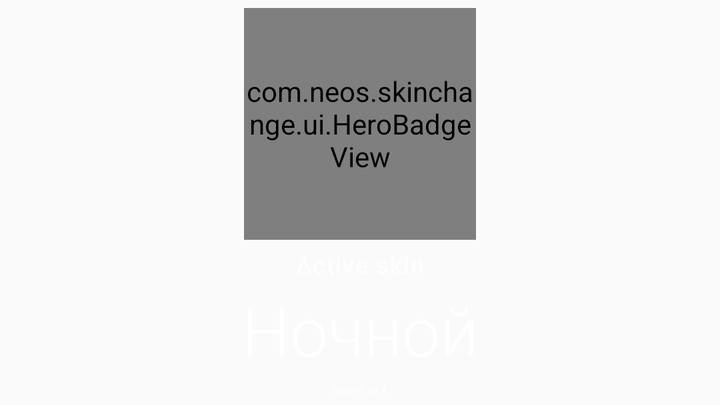
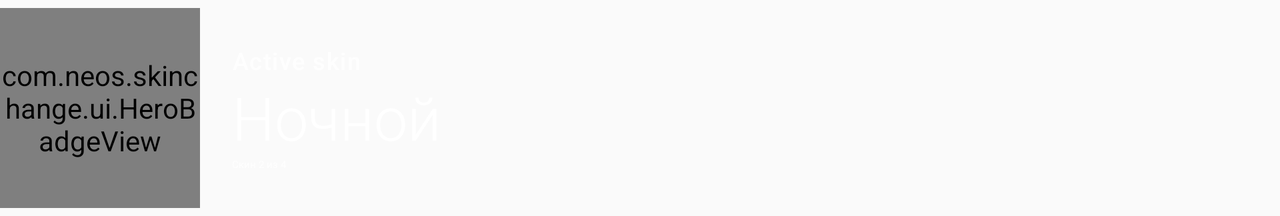

An Android layout and its configuration variant, each rendered on a device that would load it. The default file and the variant file are quoted in full after the pictures.
<!-- AndroidManifest.xml: application theme AppTheme -->
<!-- res/layout/view_hero.xml -->
<?xml version="1.0" encoding="utf-8"?>
<LinearLayout xmlns:android="http://schemas.android.com/apk/res/android"
    xmlns:app="http://schemas.android.com/apk/res-auto"
    xmlns:tools="http://schemas.android.com/tools"
    android:id="@+id/hero"
    android:layout_width="match_parent"
    android:layout_height="wrap_content"
    android:gravity="center_horizontal"
    android:orientation="vertical"
    android:paddingTop="4dp"
    android:paddingBottom="4dp">

    <FrameLayout
        android:id="@+id/hero_badge"
        android:layout_width="@dimen/hero_icon"
        android:layout_height="@dimen/hero_icon">

        <com.neos.skinchange.ui.HeroBadgeView
            android:id="@+id/hero_glow"
            android:layout_width="match_parent"
            android:layout_height="match_parent"
            android:importantForAccessibility="no" />

        <ImageView
            android:id="@+id/hero_icon"
            android:layout_width="48dp"
            android:layout_height="48dp"
            android:layout_gravity="center"
            android:importantForAccessibility="no"
            android:src="@drawable/ic_palette"
            app:tint="@color/on_skin" />
    </FrameLayout>

    <TextView
        android:id="@+id/hero_label"
        android:layout_width="wrap_content"
        android:layout_height="wrap_content"
        android:layout_marginTop="4dp"
        android:text="@string/hero_label"
        android:textAppearance="@style/TextAppearance.Skin.Label" />

    <TextView
        android:id="@+id/hero_name"
        android:layout_width="match_parent"
        android:layout_height="wrap_content"
        android:layout_marginTop="2dp"
        android:ellipsize="end"
        android:fontFamily="sans-serif-light"
        android:gravity="center"
        android:maxLines="2"
        android:textColor="@color/on_skin"
        android:textSize="@dimen/hero_name"
        tools:text="Ночной" />

    <TextView
        android:id="@+id/hero_sub"
        android:layout_width="wrap_content"
        android:layout_height="wrap_content"
        android:layout_marginTop="4dp"
        android:textAppearance="?attr/textAppearanceBodyMedium"
        android:textColor="@color/on_skin_muted"
        tools:text="Скин 2 из 4" />
</LinearLayout>
<!-- resources referenced by this layout -->
<resources>
  <color name="on_skin">#FFFFFF</color>
  <color name="on_skin_muted">#CCFFFFFF</color>
  <dimen name="hero_icon">116dp</dimen>
  <dimen name="hero_name">34sp</dimen>
  <string name="hero_label">Active skin</string>
  <style name="TextAppearance.Skin.Label" parent="TextAppearance.Material3.LabelMedium">
          <item name="android:textColor">@color/on_skin_muted</item>
      </style>
  <!-- from res/values-v35/ -->
  <style name="AppTheme" parent="Theme.AppCompat.DayNight.DarkActionBar">
          <item name="colorPrimary">#37474F</item>
          <item name="colorPrimaryDark">#263238</item>
          <item name="colorAccent">#FF8F00</item>
          <item name="android:windowOptOutEdgeToEdgeEnforcement">true</item>
      </style>
</resources>
<!-- res/layout-land/view_hero.xml (the repository's variant of the layout above) -->
<!-- drawn on the phone turned sideways -->
<?xml version="1.0" encoding="utf-8"?>
<LinearLayout xmlns:android="http://schemas.android.com/apk/res/android"
    xmlns:app="http://schemas.android.com/apk/res-auto"
    xmlns:tools="http://schemas.android.com/tools"
    android:id="@+id/hero"
    android:layout_width="match_parent"
    android:layout_height="wrap_content"
    android:baselineAligned="false"
    android:gravity="center_vertical"
    android:orientation="horizontal"
    android:paddingTop="4dp"
    android:paddingBottom="4dp">

    <FrameLayout
        android:id="@+id/hero_badge"
        android:layout_width="@dimen/hero_icon"
        android:layout_height="@dimen/hero_icon">

        <com.neos.skinchange.ui.HeroBadgeView
            android:id="@+id/hero_glow"
            android:layout_width="match_parent"
            android:layout_height="match_parent"
            android:importantForAccessibility="no" />

        <ImageView
            android:id="@+id/hero_icon"
            android:layout_width="40dp"
            android:layout_height="40dp"
            android:layout_gravity="center"
            android:importantForAccessibility="no"
            android:src="@drawable/ic_palette"
            app:tint="@color/on_skin" />
    </FrameLayout>

    <LinearLayout
        android:layout_width="0dp"
        android:layout_height="wrap_content"
        android:layout_marginStart="16dp"
        android:layout_weight="1"
        android:orientation="vertical">

        <TextView
            android:id="@+id/hero_label"
            android:layout_width="wrap_content"
            android:layout_height="wrap_content"
            android:text="@string/hero_label"
            android:textAppearance="@style/TextAppearance.Skin.Label" />

        <TextView
            android:id="@+id/hero_name"
            android:layout_width="match_parent"
            android:layout_height="wrap_content"
            android:ellipsize="end"
            android:fontFamily="sans-serif-light"
            android:maxLines="2"
            android:textColor="@color/on_skin"
            android:textSize="@dimen/hero_name"
            tools:text="Ночной" />

        <TextView
            android:id="@+id/hero_sub"
            android:layout_width="wrap_content"
            android:layout_height="wrap_content"
            android:textAppearance="?attr/textAppearanceBodyMedium"
            android:textColor="@color/on_skin_muted"
            tools:text="Скин 2 из 4" />
    </LinearLayout>
</LinearLayout>
<!-- resources referenced by the variant -->
<!-- as the phone turned sideways resolves them -->
<resources>
  <color name="on_skin">#FFFFFF</color>
  <color name="on_skin_muted">#CCFFFFFF</color>
  <!-- from res/values-land/ -->
  <dimen name="hero_icon">100dp</dimen>
  <!-- from res/values-land/ -->
  <dimen name="hero_name">30sp</dimen>
  <string name="hero_label">Active skin</string>
  <style name="TextAppearance.Skin.Label" parent="TextAppearance.Material3.LabelMedium">
          <item name="android:textColor">@color/on_skin_muted</item>
      </style>
  <!-- from res/values-v35/ -->
  <style name="AppTheme" parent="Theme.AppCompat.DayNight.DarkActionBar">
          <item name="colorPrimary">#37474F</item>
          <item name="colorPrimaryDark">#263238</item>
          <item name="colorAccent">#FF8F00</item>
          <item name="android:windowOptOutEdgeToEdgeEnforcement">true</item>
      </style>
</resources>
